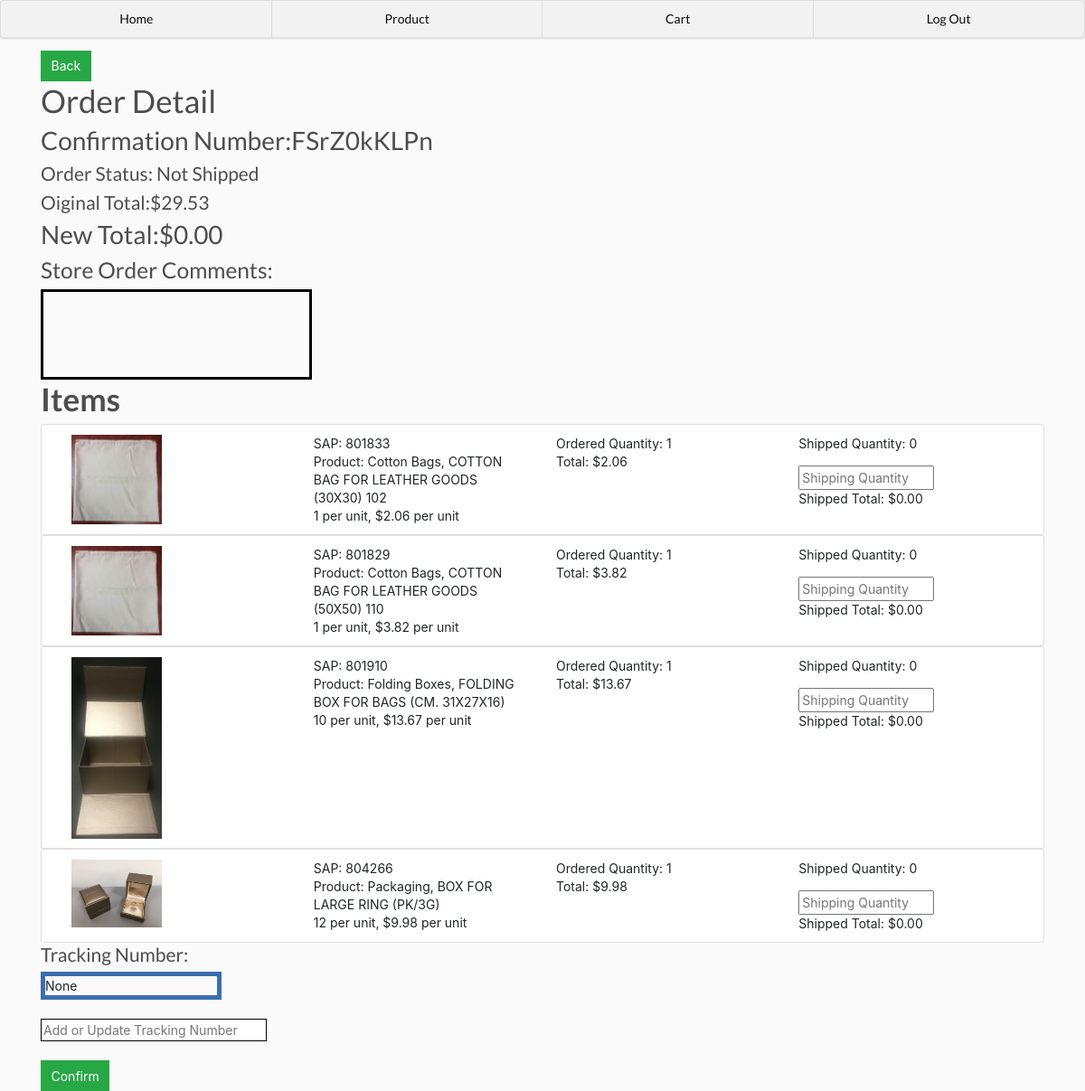
The page /editOrder/FSrZ0kKLPn/ (signed in) on the database its author committed.
### main/models.py (models this page shows, shortened)
class Order(models.Model):
	id = models.AutoField(primary_key=True)
	user = models.ForeignKey(User, null=True, blank=True, on_delete = models.SET_NULL)
	email = models.EmailField(null=True, blank=True)
	date = models.DateTimeField(default=timezone.now)
	checkout = models.BooleanField(default=False)
	confirm = models.BooleanField(default=False)
	confirmation_number = models.CharField(max_length=30, blank=True, null=True)
	comment = models.CharField(max_length=300, blank=True, null=True)
	tracking_number = models.CharField(max_length=100, blank=True, null=True)
	@property
	def getCartTotal(self):
		carts = self.cart_set.all()
		total = sum([cart.getItemTotal for cart in carts])
		return total
	@property
	def getShippedTotal(self):
		carts = self.cart_set.all()
		total = sum([cart.getShipableTotal for cart in carts])
		return total

class Cart(models.Model):
	id = models.AutoField(primary_key=True)
	order = models.ForeignKey(Order, null=True, blank=True,on_delete = models.SET_NULL)
	product = models.ForeignKey(Product, null=True, blank=True,on_delete = models.SET_NULL)
	quantity = models.IntegerField(default=0, blank=True, null=True)
	shipped_quantity = models.IntegerField(default=0, blank=True, null=True)
	@property
	def getItemTotal(self):
		total = self.product.unit_price * self.quantity
		return total
	@property
	def getShipableTotal(self):
		total = self.product.unit_price * self.shipped_quantity
		return total

class Product(models.Model):
	id = models.AutoField(primary_key=True)
	category = models.CharField(max_length=100, null=True, blank=True)
	sap = models.IntegerField(null=True, blank=True)
	description = models.CharField(max_length=100, null=True, blank=True)
	picture = models.ImageField(null=True, blank=True)
	size = models.CharField(max_length=100, null=True, blank=True)
	unit_price = models.DecimalField(max_digits=6, decimal_places=2, blank=True, null=True)
	unit = models.IntegerField(null=True, blank=True)
	availability = models.BooleanField(default=True)
	@property
	def imageURL(self):
		try:
			url = static(self.picture.url)
		except:
			url = static("unavailable.jpg")
		return url

### main/decorators.py (the view)
	def wrapper(request, *args, **kwargs):
		if request.user.is_authenticated and request.user.allow_edit:
			return func(request, *args, **kwargs)
		else:
			return redirect('home')

### main/views.py (called while the page is built, shortened)
@login_required(login_url='logins')
@checkEdit
def editOrder(request, confirmation_number):
	order = Order.objects.get(checkout=True, confirmation_number=confirmation_number)
	carts = order.cart_set.all()
	context = {'order':order, 'carts':carts}
	return render(request, 'main/editorder.html', context)

### main/templates/main/editorder.html (shortened to what this page needs)
{% extends 'main/base.html' %}
{% load static %}
{% block content %}
<div>
	<a class="btn btn-success "href="{% url 'home' %}">Back</a>
</div>
<div>
	<h1>Order Detail</h1>
	<h2>Confirmation Number:{{order.confirmation_number}} </h2>
	{% if order.confirm %}
		<h4>Order Status: Shipped</h4>
	{% elif not order.confirm %}
			<h4>Order Status: Not Shipped</h4>
	{% endif %}
	<h4>Oiginal Total:${{order.getCartTotal}}</h4>
	<h2>New Total:${{order.getShippedTotal}}</h2>
	<h3>Store Order Comments:</h3>
	<div style="border: 3px solid rgb(0,0,0); width: 300px; height: 100px;">
	</div>
</div>
<div>
	<form method="post">
		<h1><STRONG>Items</STRONG></h1>
		{% for cart in carts %}
			<ul class="list-group">
				<li class="list-group-item">
					<div class="container">
						<div class="row">
							<div class="col">
								<img class="row-image" src="{{ cart.product.imageURL }}">
							</div>
							<div class="col">
								<p>SAP: {{cart.product.sap}}<br>Product: {{cart.product.category}}, {{cart.product.description}}<br>{{cart.product.unit}} per unit, ${{cart.product.unit_price}} per unit<br></p>
							</div>
							<div class="col">
								<p>Ordered Quantity: {{cart.quantity}}<br>Total: ${{cart.getItemTotal}}
								</p>
							</div>
							<div class="col">
								<p>Shipped Quantity: {{cart.shipped_quantity}}</p>
								<input style="width: 150px;" type="number" name="{{cart.product.sap}}-shipped-quantity" min="0" max="{{cart.quantity}}" onkeyup="if(this.value > {{cart.quantity}}) this.value = null;" placeholder="Shipping Quantity">
								<p>Shipped Total: ${{cart.getShipableTotal}}</p>
							</div>
						</div>
					</div>
				</li>
			</ul>
		{% endfor %}
		<div>
		<h4>Tracking Number:</h4>
		<div style="border: 5px solid rgb(58,110,174); width: 200px;">{{order.tracking_number}}</div>
		<br>
		<input style="border: 1px solid rgb(0, 0, 0); width: 250px;" type="text" name="tracking" placeholder="Add or Update Tracking Number">
		<br>
		<br>
		<button type="submit" class="btn btn-success">Confirm</button>
	</form>
</div>
{% endblock content %}

### static/style.css (style rules this page uses)
body { background-color: hsl(0, 0%, 98%); }
h1,h2,h3,h4,h5,h6 { color:hsl(0, 0%, 30%); }
.btn { border-radius: 0; }
.row-image { width: 100px; }

### rows shown on the page
Order: confirmation_number "FSrZ0kKLPn", getCartTotal "29.53", getShippedTotal "0.00", tracking_number "None"
Cart: product.imageURL (picture), product.sap "801833", product.category "Cotton Bags", product.description "COTTON BAG FOR LEATHER GOODS (30X30) 102", product.unit "1", product.unit_price "2.06", quantity "1", getItemTotal "2.06", shipped_quantity "0", getShipableTotal "0.00"
Cart: product.imageURL (picture), product.sap "801829", product.category "Cotton Bags", product.description "COTTON BAG FOR LEATHER GOODS (50X50) 110", product.unit "1", product.unit_price "3.82", quantity "1", getItemTotal "3.82", shipped_quantity "0", getShipableTotal "0.00"
Cart: product.imageURL (picture), product.sap "801910", product.category "Folding Boxes", product.description "FOLDING BOX FOR BAGS (CM. 31X27X16)", product.unit "10", product.unit_price "13.67", quantity "1", getItemTotal "13.67", shipped_quantity "0", getShipableTotal "0.00"
Cart: product.imageURL (picture), product.sap "804266", product.category "Packaging", product.description "BOX FOR LARGE RING (PK/3G)", product.unit "12", product.unit_price "9.98", quantity "1", getItemTotal "9.98", shipped_quantity "0", getShipableTotal "0.00"
